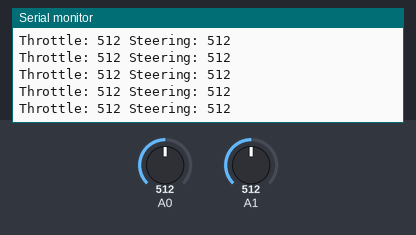
Bench run of a sketch on a simulated Arduino Uno, built with avr-gcc and run on an emulated ATmega328P. Shown: the last lines printed to the serial monitor. The inputs (shaded band) are chosen by the test bench; at power-on: A0 = 512, A1 = 512. No radio packets arrive unless stated.

Above: at 1.2 s.
1.3 s: A0 set to 105
At 1.9 s:
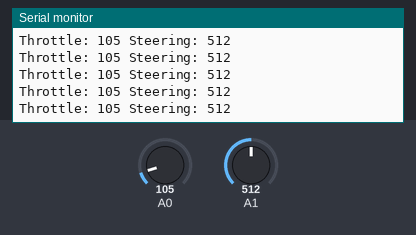
4.3 s: A0 set to 95
At 5.0 s:
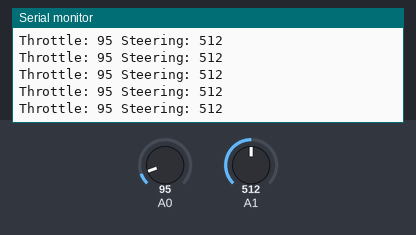
7.3 s: A1 set to 104
At 8.1 s:
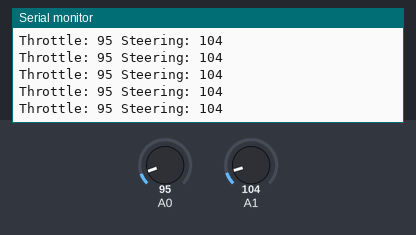
8.8 s: A1 set to 91
At 9.7 s:
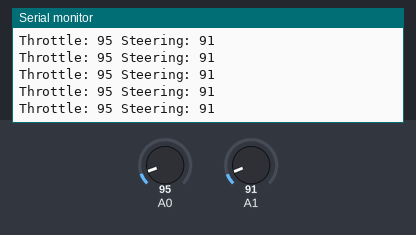
Timing chart, 0 to 11.8 s (numbered marks = the images above; inputs shaded):
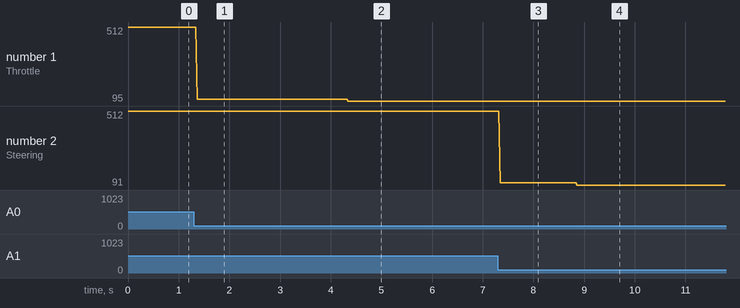

The sketch:

Airaavat_V1_TX.ino
```cpp
#include <SPI.h>
#include <RF24.h>

RF24 radio(9,10);

const byte address[6] = "00001";

struct Data
{
  int throttle;
  int steering;
};

Data data;

void setup()
{
  Serial.begin(9600);

  radio.begin();
  radio.setPALevel(RF24_PA_LOW);
  radio.setDataRate(RF24_250KBPS);
  radio.openWritingPipe(address);
  radio.stopListening();
}

void loop()
{
  data.throttle = analogRead(A0);
  data.steering = analogRead(A1);

  radio.write(&data,sizeof(data));

  Serial.print("Throttle: ");
  Serial.print(data.throttle);
  Serial.print(" Steering: ");
  Serial.println(data.steering);

  delay(20);
}
```

Measured:
- after the input at 1.3 s, the serial monitor: prints a new line after 0.06 s (image 1)
- after the input at 4.3 s, the serial monitor: prints a new line after 0.05 s (image 2)
- after the input at 7.3 s, the serial monitor: prints a new line after 0.05 s (image 3)
- after the input at 8.8 s, the serial monitor: prints a new line after 0.06 s (image 4)
- plotted number 1: 512 → 105 after the input at 1.3 s, 105 → 95 after the input at 4.3 s
- plotted number 2: 512 → 104 after the input at 7.3 s, 104 → 91 after the input at 8.8 s
